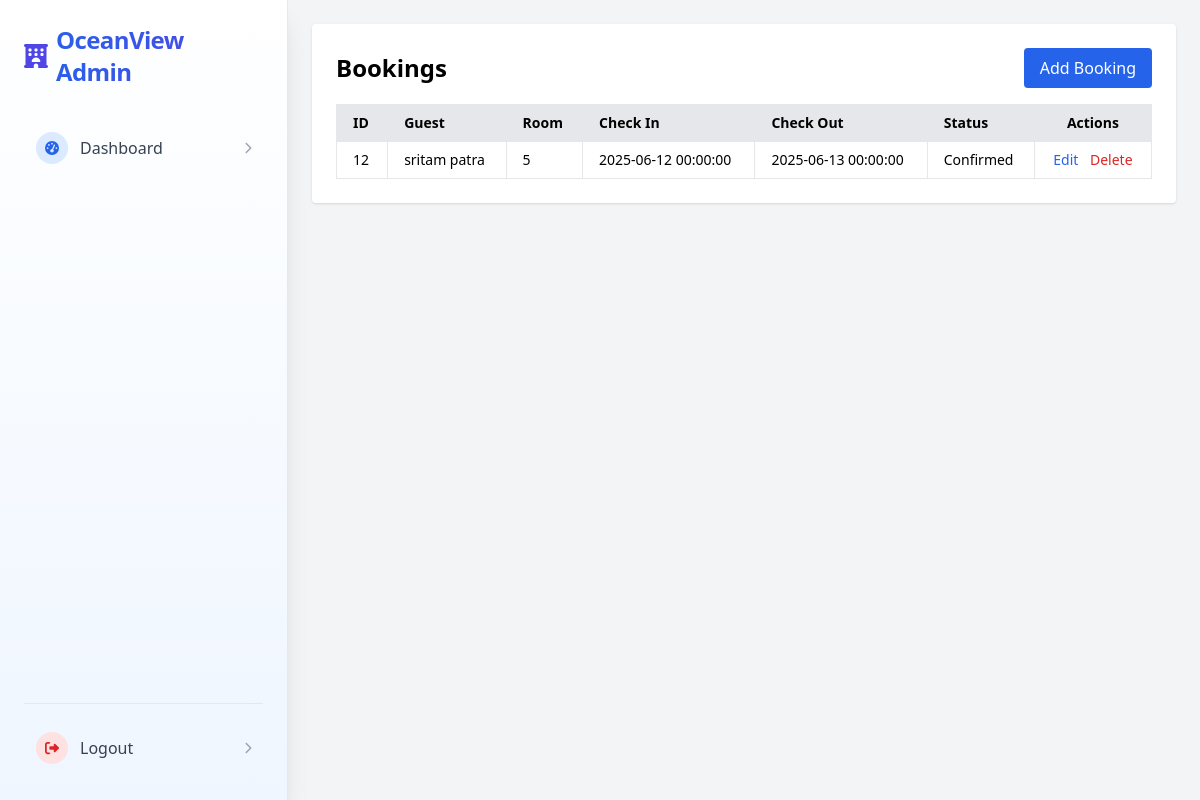
Page /bookings.php (signed in) on the committed database.
### tables this page shows
CREATE TABLE `bookings` (
  `booking_id` int(11) NOT NULL,
  `guest_id` int(11) DEFAULT NULL,
  `room_id` int(11) DEFAULT NULL,
  `check_in_date` datetime DEFAULT NULL,
  `check_out_date` datetime DEFAULT NULL,
  `booking_status` varchar(20) DEFAULT NULL,
  `booked_by` int(11) DEFAULT NULL,
  `created_at` timestamp NOT NULL DEFAULT current_timestamp()
);

CREATE TABLE `guests` (
  `guest_id` int(11) NOT NULL,
  `name` varchar(100) DEFAULT NULL,
  `phone` varchar(15) DEFAULT NULL,
  `email` varchar(100) DEFAULT NULL,
  `id_proof_type` varchar(50) DEFAULT NULL,
  `id_proof_number` varchar(100) DEFAULT NULL,
  `id_proof_file` varchar(255) DEFAULT NULL,
  `address` text DEFAULT NULL,
  `nationality` varchar(50) DEFAULT NULL,
  `created_at` timestamp NOT NULL DEFAULT current_timestamp()
);

CREATE TABLE `rooms` (
  `room_id` int(11) NOT NULL,
  `room_number` varchar(10) DEFAULT NULL,
  `type_id` int(11) DEFAULT NULL,
  `status` varchar(20) DEFAULT NULL,
  `floor` int(11) DEFAULT NULL,
  `is_smoking_allowed` tinyint(1) DEFAULT NULL,
  `is_ac` tinyint(1) DEFAULT NULL
);

### bookings.php (the view, shortened to what this page needs)
<?php
$host = 'localhost';
$db = 'hotelsystem';
$user = 'root';
$pass = '';
try {
    $pdo = new PDO("mysql:host=$host;dbname=$db", $user, $pass);
    $pdo->setAttribute(PDO::ATTR_ERRMODE, PDO::ERRMODE_EXCEPTION);
    $stmt = $pdo->query("
        SELECT b.*, g.name AS guest_name, r.room_number
        FROM bookings b
        JOIN guests g ON b.guest_id = g.guest_id
        JOIN rooms r ON b.room_id = r.room_id
        ORDER BY b.booking_id DESC
    ");
    $bookings = $stmt->fetchAll(PDO::FETCH_ASSOC);
} catch (PDOException $e) {
    die("DB Error: " . $e->getMessage());
}
?>
<!DOCTYPE html>
<html lang="en">
<head>
    <script src="https://cdn.tailwindcss.com"></script>
</head>
<body class="bg-gray-100 min-h-screen flex">
    <?php include 'sidebar.php'; ?>
    <div class="flex-1 p-6">
        <div class="bg-white p-6 rounded shadow max-w-7xl mx-auto">
            <div class="flex justify-between items-center mb-4">
                <h2 class="text-2xl font-bold">Bookings</h2>
                <a href="add_booking.php" class="bg-blue-600 text-white px-4 py-2 rounded hover:bg-blue-700">Add Booking</a>
            </div>
            <div class="overflow-x-auto">
                <table class="min-w-full border text-sm">
                    <thead class="bg-gray-200 text-left">
                        <tr>
                            <th class="border px-4 py-2">ID</th>
                            <th class="border px-4 py-2">Guest</th>
                            <th class="border px-4 py-2">Room</th>
                            <th class="border px-4 py-2">Check In</th>
                            <th class="border px-4 py-2">Check Out</th>
                            <th class="border px-4 py-2">Status</th>
                            <th class="border px-4 py-2 text-center">Actions</th>
                        </tr>
                    </thead>
                    <tbody>
                        <?php foreach ($bookings as $booking): ?>
                            <tr class="hover:bg-gray-50">
                                <td class="border px-4 py-2"><?= $booking['booking_id'] ?></td>
                                <td class="border px-4 py-2"><?= htmlspecialchars($booking['guest_name']) ?></td>
                                <td class="border px-4 py-2"><?= htmlspecialchars($booking['room_number']) ?></td>
                                <td class="border px-4 py-2"><?= $booking['check_in_date'] ?></td>
                                <td class="border px-4 py-2"><?= $booking['check_out_date'] ?></td>
                                <td class="border px-4 py-2"><?= htmlspecialchars($booking['booking_status']) ?></td>
                                <td class="border px-4 py-2 text-center space-x-2">
                                    <a href="edit_booking.php?id=<?= $booking['booking_id'] ?>" class="text-blue-600 hover:underline">Edit</a>
                                    <a href="delete_booking.php?id=<?= $booking['booking_id'] ?>" onclick="return confirm('Are you sure?')" class="text-red-600 hover:underline">Delete</a>
                                </td>
                            </tr>
                        <?php endforeach; ?>
                    </tbody>
                </table>
            </div>
        </div>
    </div>
</body>
</html>

### rows in the picture
bookings: booking_id "12", guest.name "sritam patra", room.room_number "5", check_in_date "2025-06-12 00:00:00", check_out_date "2025-06-13 00:00:00", booking_status "Confirmed"
